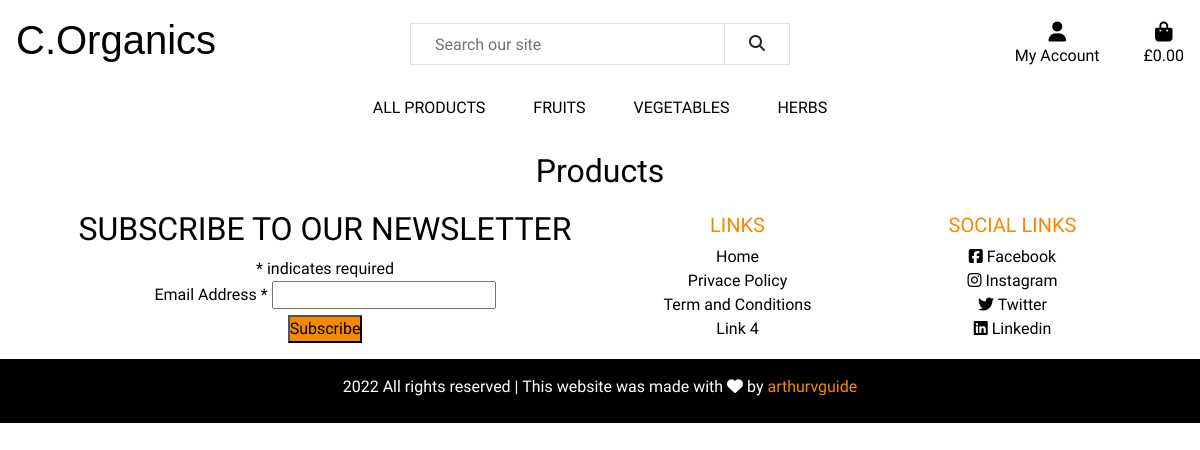
Page /products/?category=Herbs (signed in) on the earlier database version.
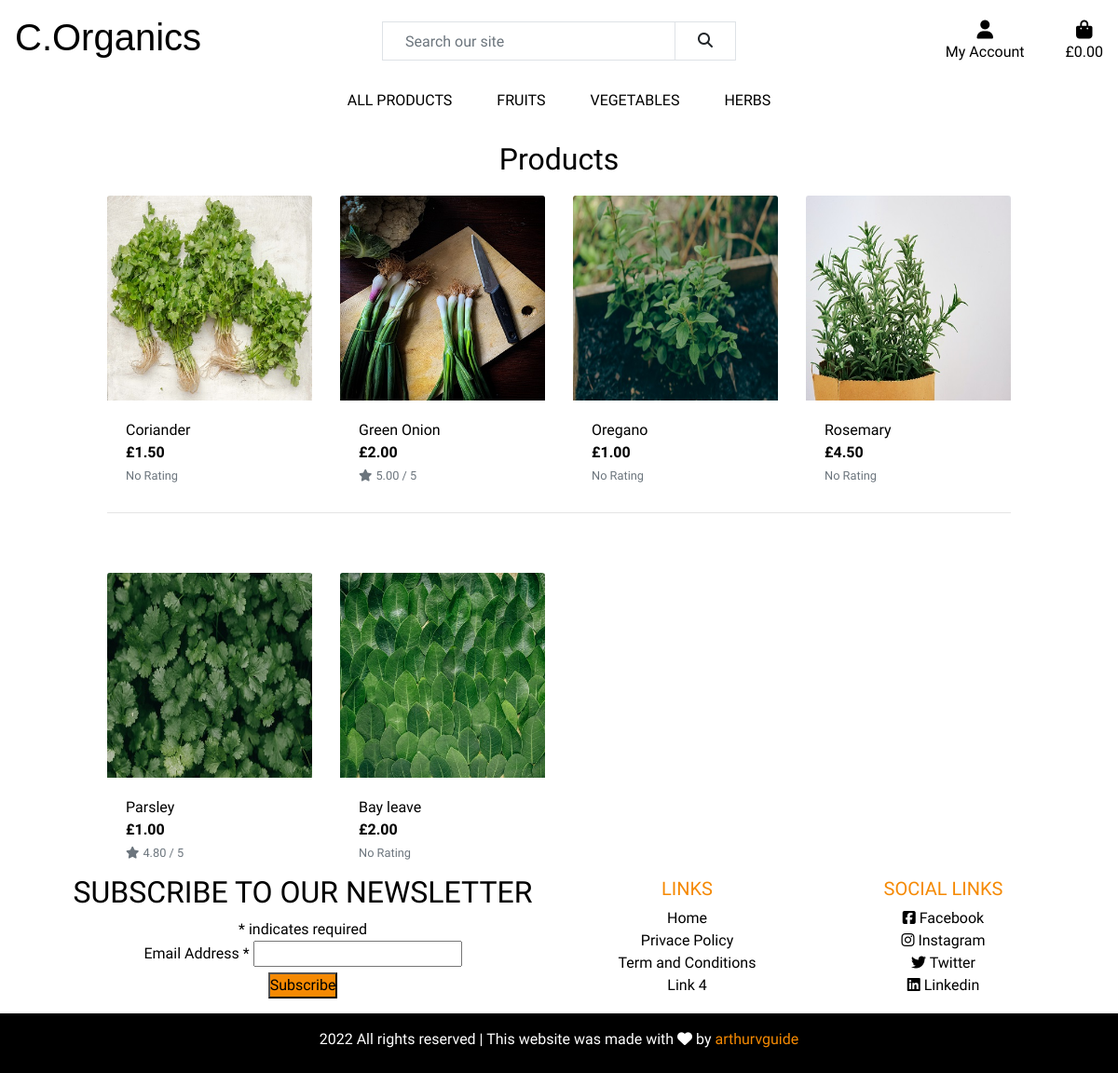
Same page on the later database version.
### products/models.py (models this page shows, shortened)
class Product(models.Model):
    category = models.ForeignKey('Category', null=True, blank=True, on_delete=models.SET_NULL)
    name = models.CharField(max_length=254)
    description = models.TextField()
    price = models.DecimalField(max_digits=6, decimal_places=2)
    rating = models.DecimalField(max_digits=6, decimal_places=2, null=True, blank=True)
    image_url = models.URLField(max_length=1024, null=True, blank=True)
    image = models.ImageField(null=True, blank=True)

### products/views.py (the view, shortened to what this page needs)
# urls.py: path('', views.get_products, name='products'),
def get_products(request):
    products = Product.objects.all()
    query = None
    categories = None
    if request.GET:
        if 'category' in request.GET:
            categories = request.GET['category'].split(',')
            products = products.filter(category__name__in=categories)
            categories = Category.objects.filter(name__in=categories)
    context = {
        'products': products,
        'search_term': query,
        'query_category': categories,
    }
    return render(request, 'products/products.html', context)

### products/templates/products/products.html (shortened to what this page needs)
{% extends "base.html" %}
{% load static %}
{% block content %}
    <div class="container-fluid">
        <div class="row">
            <div class="col text-center mt-3">
                <h2>Products</h2>
            </div>
        </div>
        <div class="row">
            <div class="col-10 offset-1">
                <div class="row">
                    {% for product in products %}
                        <div class="col-sm-6 col-md-6 col-lg-4 col-xl-3">
                            <div class="card h-100 border-0">
                                {% if product.image %}
                                <a href="{% url 'product_detail' product.id %}">
                                    <img class="card-img-top img-fluid" src="{{ product.image.url }}" alt="{{ product.name }}">
                                </a>
                                {% else %}
                                <a href="{% url 'product_detail' product.id %}">
                                    <img class="card-img-top img-fluid" src="/media/no-image.png" alt="{{ product.name }}">
                                </a>
                                {% endif %}
                                <div class="card-body pb-0">
                                    <p class="mb-0">{{ product.name }}</p>
                                </div>
                                <div class="card-footer bg-white pt-0 border-0 text-left">
                                    <div class="row">
                                        <div class="col">
                                            <p class="mb-0 text-left font-weight-bold">£{{ product.price }}</p>
                                            {% if product.rating %}
                                                <small class="text-muted"><i class="fas fa-star mr-1"></i>{{ product.rating }} / 5</small>
                                            {% else %}
                                                <small class="text-muted">No Rating</small>
                                            {% endif %}
                                        </div>
                                    </div>
                                </div>
                            </div>
                        </div>
                        {% if forloop.counter|divisibleby:4 %}
                            <div class="col-12 d-none d-xl-block mb-5">
                                <hr>
                            </div>
                        {% endif %}
                    {% endfor %}
                </div>
            </div>
        </div>
    </div>
{% endblock %}

Differences in the rows shown:
added Product: image (picture), name "Coriander", price "1.50", shows "No Rating"
added Product: image (picture), name "Green Onion", price "2.00", rating "5.00"
added Product: image (picture), name "Oregano", price "1.00", shows "No Rating"
added Product: image (picture), name "Rosemary", price "4.50", shows "No Rating"
added Product: image (picture), name "Parsley", price "1.00", rating "4.80"
added Product: image (picture), name "Bay leave", price "2.00", shows "No Rating"
